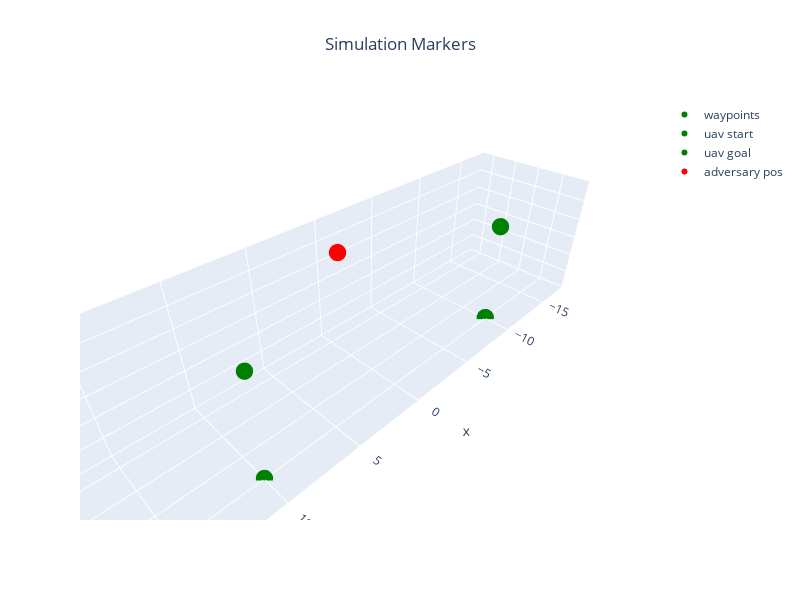

The notebook cell saved with this chart:
### Markdown cell above
## Visualization Parameters

### Code cell
markers_plot = {f'waypoints': {'pos':global_paths[0],'color':'green'},
                f'uav start': {'pos':np.array([[-10, 0, 0]]),'color':'green'},
                'uav goal': {'pos':np.array([[10, 0, 0]]),'color':'green'},
              f'adversary pos': {'pos':global_paths[1],'color':'red','radius':0.1},
              #f'adversary fake pos': {'pos':fake_posistion,'color':'orange','radius':0.1}
              }
plot_3d_interactive(markers_plot,title='Simulation Markers',expand=[0.4,0.4,0.2],ground=-0.05)

### Figure 1 — Plotly figure (JSON) as saved in the notebook; plotly's stock layout.template omitted (floating-point values rounded to 4 significant figures)
{"data": [{"marker": {"color": "green", "size": 6}, "mode": "markers", "name": "waypoints", "type": "scatter3d", "x": [-10, 10], "y": [0, 0], "z": [5, 5]}, {"marker": {"color": "green", "size": 6}, "mode": "markers", "name": "uav start", "type": "scatter3d", "x": [-10], "y": [0], "z": [0]}, {"marker": {"color": "green", "size": 6}, "mode": "markers", "name": "uav goal", "type": "scatter3d", "x": [10], "y": [0], "z": [0]}, {"marker": {"color": "red", "size": 6}, "mode": "markers", "name": "adversary pos", "type": "scatter3d", "x": [0], "y": [-5], "z": [5]}], "layout": {"height": 600, "scene": {"xaxis": {"range": [-18, 18], "title": {"text": "x"}}, "yaxis": {"range": [-7, 2], "title": {"text": "y"}}, "zaxis": {"range": [-0.05, 6], "title": {"text": "z"}}}, "showlegend": true, "title": {"text": "Simulation Markers", "x": 0.5, "xanchor": "center"}, "width": 800}}
